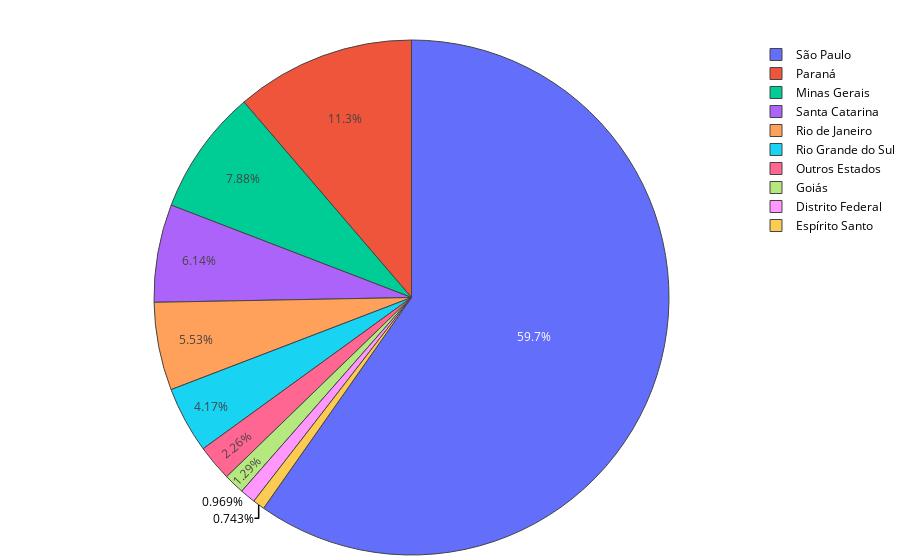

Notebook source saved alongside this figure:
### Code cell
import plotly.express as px
import seaborn as sea
fig = go.Figure(
    go.Pie(
        labels=data['completo'],
        values=data['quantidade_vendedores'],
        hovertext=data['todos_estados'],
        customdata=data['completo'],

    )
)
fig.update_traces(
    textinfo='percent',
    hovertemplate='<br>%{text} - %{customdata} <br>%{value}<br>%{percent}<extra></extra>',

    marker = dict(
        colors = sea.color_palette(palette='pastel', n_colors=10),
        line = dict(width=1)
    )
)
fig.update_layout(
    title = dict(
        text='Proporção de vendedores',
        font=dict(
            color='white',
            size =14
        )
    ),
    legend = dict(
        visible=True
    ),
    margin=dict(l=0, r=0, t=40, b=0),
    paper_bgcolor='rgba(0,0,0,0)',
    plot_bgcolor="white",
    font  = {'size': 12, 'color': 'black'},
)
fig.show()

### Figure 1 — Plotly figure (JSON) as saved in the notebook; plotly's stock layout.template omitted (floating-point values rounded to 4 significant figures)
{"data": [{"customdata": ["Espírito Santo", "Distrito Federal", "Goiás", "Outros Estados", "Rio Grande do Sul", "Rio de Janeiro", "Santa Catarina", "Minas Gerais", "Paraná", "São Paulo"], "hovertemplate": "<br>%{text} - %{customdata} <br>%{value}<br>%{percent}<extra></extra>", "hovertext": ["ES", "DF", "GO", "BA, CE, PE, PB, MS, RN, MT, RO, SE, AC, PI, MA, PA, AM", "RS", "RJ", "SC", "MG", "PR", "SP"], "labels": ["Espírito Santo", "Distrito Federal", "Goiás", "Outros Estados", "Rio Grande do Sul", "Rio de Janeiro", "Santa Catarina", "Minas Gerais", "Paraná", "São Paulo"], "marker": {"colors": [[0.6314, 0.7882, 0.9569], [1, 0.7059, 0.5098], [0.5529, 0.898, 0.6314], [1, 0.6235, 0.6078], [0.8157, 0.7333, 1], [0.8706, 0.7333, 0.6078], [0.9804, 0.6902, 0.8941], [0.8118, 0.8118, 0.8118], [1, 0.9961, 0.6392], [0.7255, 0.949, 0.9412]], "line": {"width": 1}}, "textinfo": "percent", "type": "pie", "values": [23, 30, 40, 70, 129, 171, 190, 244, 349, 1849]}], "layout": {"font": {"color": "black", "size": 12}, "legend": {"visible": true}, "margin": {"b": 0, "l": 0, "r": 0, "t": 40}, "paper_bgcolor": "rgba(0,0,0,0)", "plot_bgcolor": "white", "title": {"font": {"color": "white", "size": 14}, "text": "Proporção de vendedores"}}}
